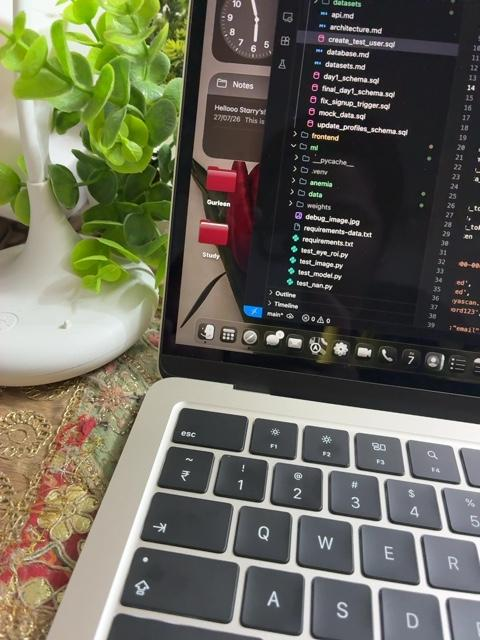
#> input picture ml/debug_image.jpg, 480 x 640 px
$ python -i extract_roi.py   (imports and definitions only)
#> lines starting #> are read from the running program, lines starting #| are printed output that depends on the picture; after the words box and inside, x2 and y2 are one past the last pixel; in counts of white or black regions, pixels touching at a corner belong together
import os
import cv2
import pandas as pd
import numpy as np
from pathlib import Path

ROOT = Path(__file__).resolve().parents[3]
PROCESSED_DIR = ROOT / "datasets" / "processed" / "anemia"
ROI_DIR = PROCESSED_DIR / "roi"
# [1 line not run here, left out]

def extract_conjunctiva(image_path, output_path):
#> called with image_path = '../../debug_image.jpg', output_path = 'out.png'
    img = cv2.imread(str(image_path))
#> img is the input picture: shape (640, 480, 3); mean B, G, R 88.2, 103.4, 104.3
    if img is None:
        return False

    hsv = cv2.cvtColor(img, cv2.COLOR_BGR2HSV)
#> hsv: shape (640, 480, 3); mean H, S, V 68.9, 58, 110.9

    # Range for pink/red tissue
    lower_red1 = np.array([0, 40, 40])
    upper_red1 = np.array([15, 255, 255])
    lower_red2 = np.array([165, 40, 40])
    upper_red2 = np.array([180, 255, 255])

    mask1 = cv2.inRange(hsv, lower_red1, upper_red1)
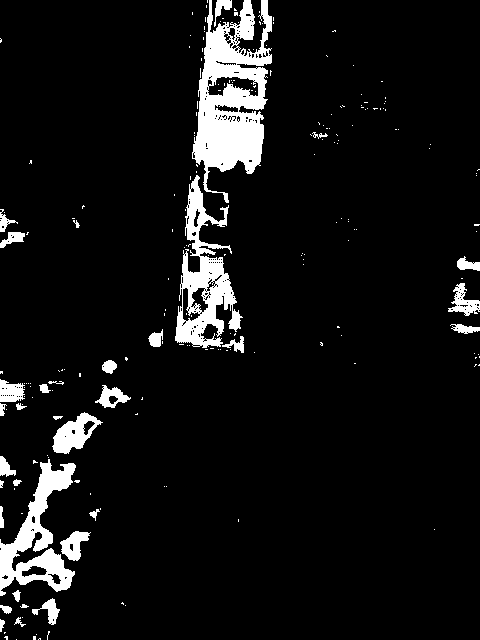
#> mask1: shape (640, 480); 7.4% white; 214 white regions (180 under 20 px), largest, box (x1, y1, x2, y2) and area: (192, 0, 272, 203) 8399, (175, 175, 243, 348) 4546, (0, 459, 76, 596) 3928
    mask2 = cv2.inRange(hsv, lower_red2, upper_red2)
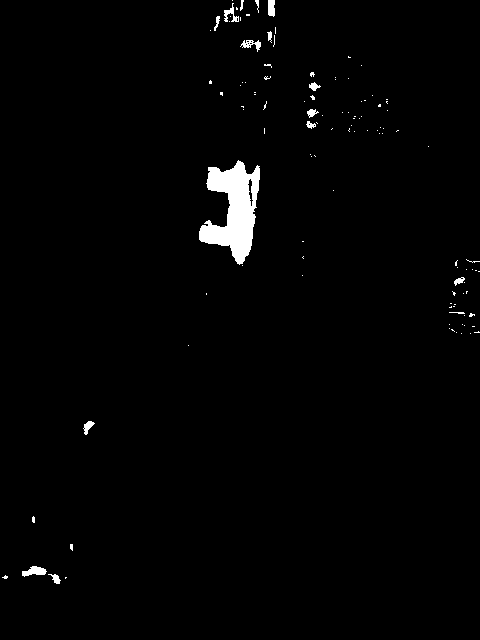
#> mask2: shape (640, 480); 1.6% white; 114 white regions (98 under 20 px), largest, box (x1, y1, x2, y2) and area: (199, 160, 260, 265) 3415, (22, 566, 47, 577) 164, (224, 3, 239, 22) 112
    tissue_mask = cv2.bitwise_or(mask1, mask2)
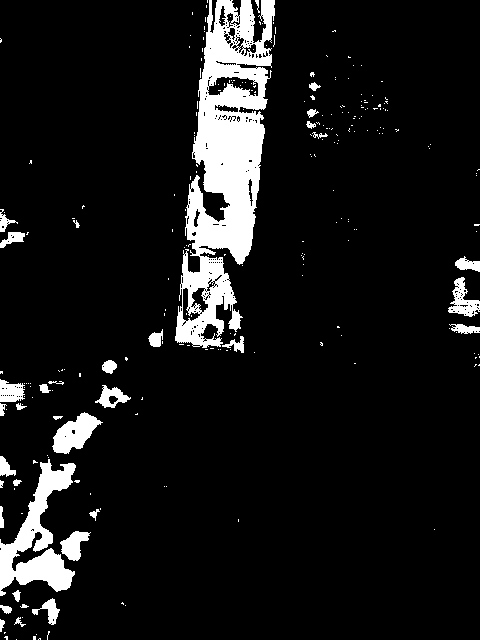
#> tissue_mask: shape (640, 480); 9% white; 250 white regions (214 under 20 px)

    contours, _ = cv2.findContours(tissue_mask, cv2.RETR_EXTERNAL, cv2.CHAIN_APPROX_SIMPLE)
#> contours = 232 contours, 202 with area under 20; largest, box (x1, y1, x2, y2) and area: (175, 0, 275, 348) 18230, (0, 459, 76, 596) 3892, (52, 412, 103, 454) 1060, (448, 277, 480, 317) 568, (60, 531, 91, 561) 464

    if not contours:
        return False

    # Find largest contour
    largest_contour = max(contours, key=cv2.contourArea)
#> largest_contour = contour of 864 points, box (x1, y1, x2, y2) (175, 0, 275, 348), area 18230
    area = cv2.contourArea(largest_contour)
#> area = 18229.5

    img_area = img.shape[0] * img.shape[1]
#> img_area = 307200
    if area / img_area < 0.005:
        return False

    x, y, w, h = cv2.boundingRect(largest_contour)
#> x = 175; y = 0; w = 100; h = 348

    # Add a small margin
    margin = 10
    x = max(0, x - margin)
#> x = 165
    y = max(0, y - margin)
    w = min(img.shape[1] - x, w + 2 * margin)
#> w = 120
    h = min(img.shape[0] - y, h + 2 * margin)
#> h = 368

    cropped = img[y:y+h, x:x+w]
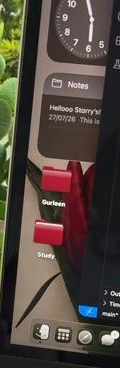
#> cropped: shape (368, 120, 3); mean B, G, R 62, 69.4, 81
    cv2.imwrite(str(output_path), cropped)
    return True

def process_split(split_csv):
    df = pd.read_csv(PROCESSED_DIR / split_csv)
    roi_paths = []

    for idx, row in df.iterrows():
        source_path = ROOT / row['image_path']
        fname = source_path.name
        out_path = ROI_DIR / fname

        success = extract_conjunctiva(source_path, out_path)

        # If extraction fails, we just copy the original image to avoid breaking the dataset size
        if not success:
            import shutil
            shutil.copy(source_path, out_path)

        # Store relative path for dataset
        rel_path = f"datasets/processed/anemia/roi/{fname}"
        roi_paths.append(rel_path)

    df['roi_path'] = roi_paths
    df.to_csv(PROCESSED_DIR / f"roi_{split_csv}", index=False)
    print(f"Processed {len(df)} images for {split_csv}")

# [6 lines not run here, left out]

>>> result = extract_conjunctiva('../../debug_image.jpg', 'out.png')
